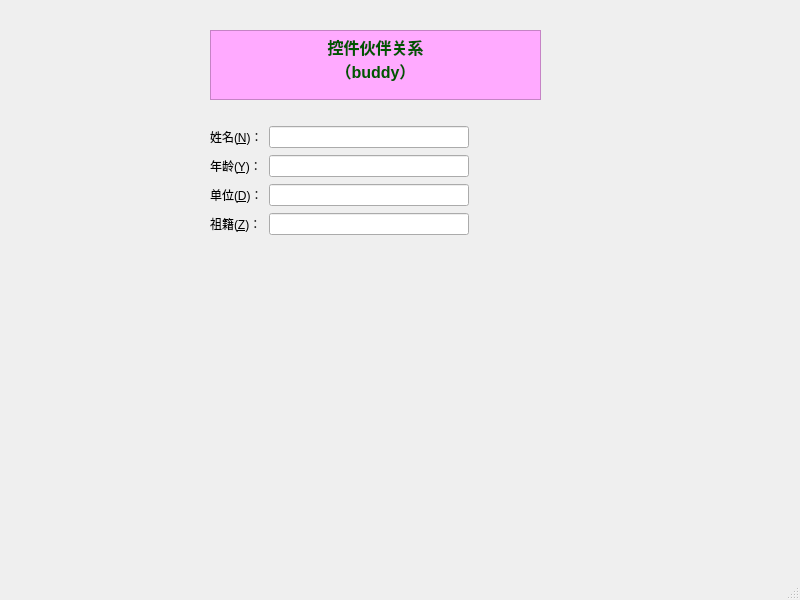
<?xml version="1.0" encoding="UTF-8"?>
<ui version="4.0">
 <class>MainWindow</class>
 <widget class="QMainWindow" name="MainWindow">
  <property name="geometry">
   <rect>
    <x>0</x>
    <y>0</y>
    <width>800</width>
    <height>600</height>
   </rect>
  </property>
  <property name="windowTitle">
   <string>MainWindow</string>
  </property>
  <widget class="QWidget" name="centralwidget">
   <widget class="QWidget" name="">
    <property name="geometry">
     <rect>
      <x>210</x>
      <y>30</y>
      <width>331</width>
      <height>381</height>
     </rect>
    </property>
    <layout class="QVBoxLayout" name="verticalLayout">
     <item>
      <widget class="QTextBrowser" name="textBrowser">
       <property name="sizePolicy">
        <sizepolicy hsizetype="Expanding" vsizetype="Fixed">
         <horstretch>0</horstretch>
         <verstretch>0</verstretch>
        </sizepolicy>
       </property>
       <property name="maximumSize">
        <size>
         <width>16777215</width>
         <height>70</height>
        </size>
       </property>
       <property name="styleSheet">
        <string notr="true">background-color: rgb(255, 170, 255);
font: 9pt &quot;隶书&quot;;</string>
       </property>
       <property name="html">
        <string>&lt;!DOCTYPE HTML PUBLIC &quot;-//W3C//DTD HTML 4.0//EN&quot; &quot;http://www.w3.org/TR/REC-html40/strict.dtd&quot;&gt;
&lt;html&gt;&lt;head&gt;&lt;meta name=&quot;qrichtext&quot; content=&quot;1&quot; /&gt;&lt;style type=&quot;text/css&quot;&gt;
p, li { white-space: pre-wrap; }
&lt;/style&gt;&lt;/head&gt;&lt;body style=&quot; font-family:'隶书'; font-size:9pt; font-weight:400; font-style:normal;&quot;&gt;
&lt;p align=&quot;center&quot; style=&quot; margin-top:0px; margin-bottom:0px; margin-left:0px; margin-right:0px; -qt-block-indent:0; text-indent:0px;&quot;&gt;&lt;span style=&quot; font-family:'SimSun'; font-size:12pt; font-weight:600; color:#005500;&quot;&gt;控件伙伴关系&lt;/span&gt;&lt;/p&gt;
&lt;p align=&quot;center&quot; style=&quot; margin-top:0px; margin-bottom:0px; margin-left:0px; margin-right:0px; -qt-block-indent:0; text-indent:0px;&quot;&gt;&lt;span style=&quot; font-family:'SimSun'; font-size:12pt; font-weight:600; color:#005500;&quot;&gt;（buddy）&lt;/span&gt;&lt;/p&gt;&lt;/body&gt;&lt;/html&gt;</string>
       </property>
      </widget>
     </item>
     <item>
      <spacer name="verticalSpacer">
       <property name="orientation">
        <enum>Qt::Vertical</enum>
       </property>
       <property name="sizeType">
        <enum>QSizePolicy::Fixed</enum>
       </property>
       <property name="sizeHint" stdset="0">
        <size>
         <width>20</width>
         <height>20</height>
        </size>
       </property>
      </spacer>
     </item>
     <item>
      <layout class="QFormLayout" name="formLayout">
       <property name="verticalSpacing">
        <number>7</number>
       </property>
       <item row="0" column="0">
        <widget class="QLabel" name="label">
         <property name="text">
          <string>姓名(&amp;N)：</string>
         </property>
         <property name="buddy">
          <cstring>lineEdit</cstring>
         </property>
        </widget>
       </item>
       <item row="0" column="1">
        <widget class="QLineEdit" name="lineEdit">
         <property name="sizePolicy">
          <sizepolicy hsizetype="Maximum" vsizetype="Fixed">
           <horstretch>0</horstretch>
           <verstretch>0</verstretch>
          </sizepolicy>
         </property>
         <property name="maximumSize">
          <size>
           <width>200</width>
           <height>16777215</height>
          </size>
         </property>
        </widget>
       </item>
       <item row="1" column="0">
        <widget class="QLabel" name="label_2">
         <property name="text">
          <string>年龄(&amp;Y)：</string>
         </property>
         <property name="buddy">
          <cstring>lineEdit_2</cstring>
         </property>
        </widget>
       </item>
       <item row="1" column="1">
        <widget class="QLineEdit" name="lineEdit_2">
         <property name="sizePolicy">
          <sizepolicy hsizetype="Maximum" vsizetype="Fixed">
           <horstretch>0</horstretch>
           <verstretch>0</verstretch>
          </sizepolicy>
         </property>
         <property name="maximumSize">
          <size>
           <width>200</width>
           <height>16777215</height>
          </size>
         </property>
        </widget>
       </item>
       <item row="2" column="0">
        <widget class="QLabel" name="label_3">
         <property name="text">
          <string>单位(&amp;D)：</string>
         </property>
         <property name="buddy">
          <cstring>lineEdit_3</cstring>
         </property>
        </widget>
       </item>
       <item row="2" column="1">
        <widget class="QLineEdit" name="lineEdit_3">
         <property name="sizePolicy">
          <sizepolicy hsizetype="Maximum" vsizetype="Fixed">
           <horstretch>0</horstretch>
           <verstretch>0</verstretch>
          </sizepolicy>
         </property>
         <property name="maximumSize">
          <size>
           <width>200</width>
           <height>16777215</height>
          </size>
         </property>
        </widget>
       </item>
       <item row="3" column="0">
        <widget class="QLabel" name="label_4">
         <property name="text">
          <string>祖籍(&amp;Z)：</string>
         </property>
         <property name="buddy">
          <cstring>lineEdit_4</cstring>
         </property>
        </widget>
       </item>
       <item row="3" column="1">
        <widget class="QLineEdit" name="lineEdit_4">
         <property name="sizePolicy">
          <sizepolicy hsizetype="Maximum" vsizetype="Fixed">
           <horstretch>0</horstretch>
           <verstretch>0</verstretch>
          </sizepolicy>
         </property>
         <property name="maximumSize">
          <size>
           <width>200</width>
           <height>16777215</height>
          </size>
         </property>
        </widget>
       </item>
      </layout>
     </item>
    </layout>
   </widget>
  </widget>
  <widget class="QMenuBar" name="menubar">
   <property name="geometry">
    <rect>
     <x>0</x>
     <y>0</y>
     <width>800</width>
     <height>26</height>
    </rect>
   </property>
  </widget>
  <widget class="QStatusBar" name="statusbar"/>
 </widget>
 <resources/>
 <connections/>
</ui>
